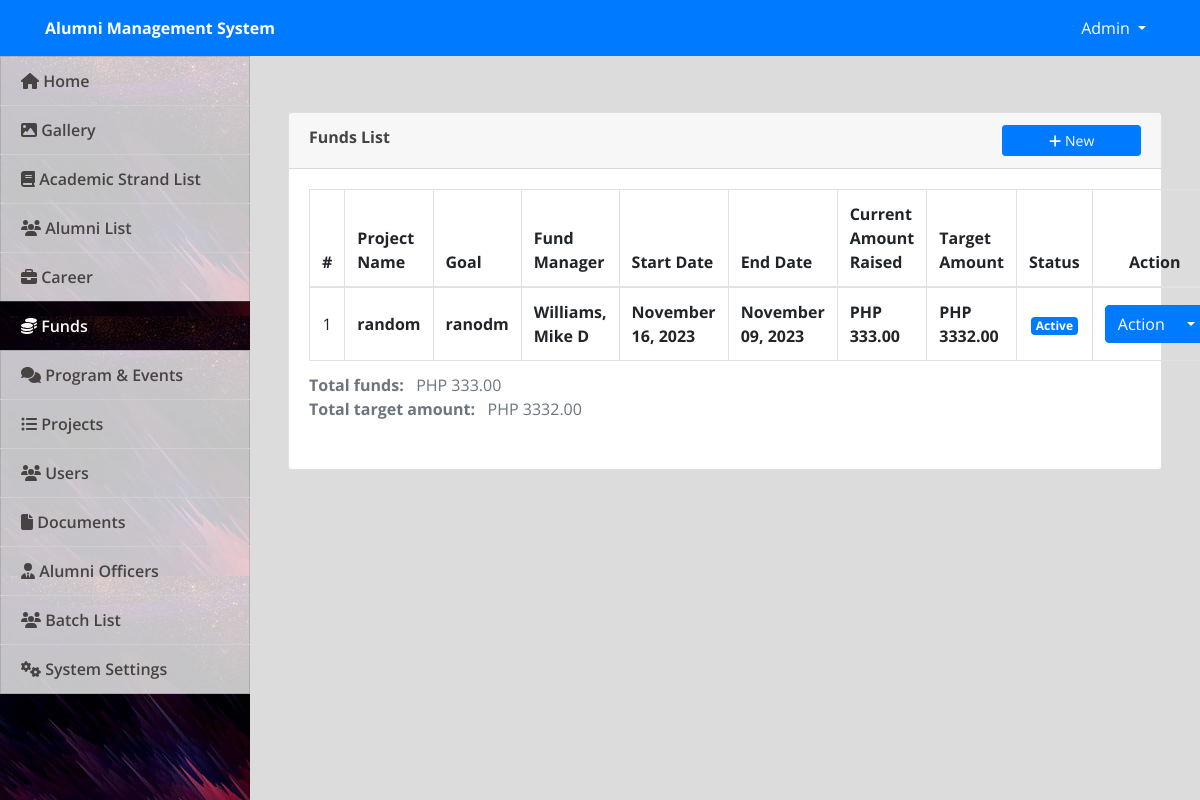
The app's page /admin/index.php?page=funds (signed in), older data.
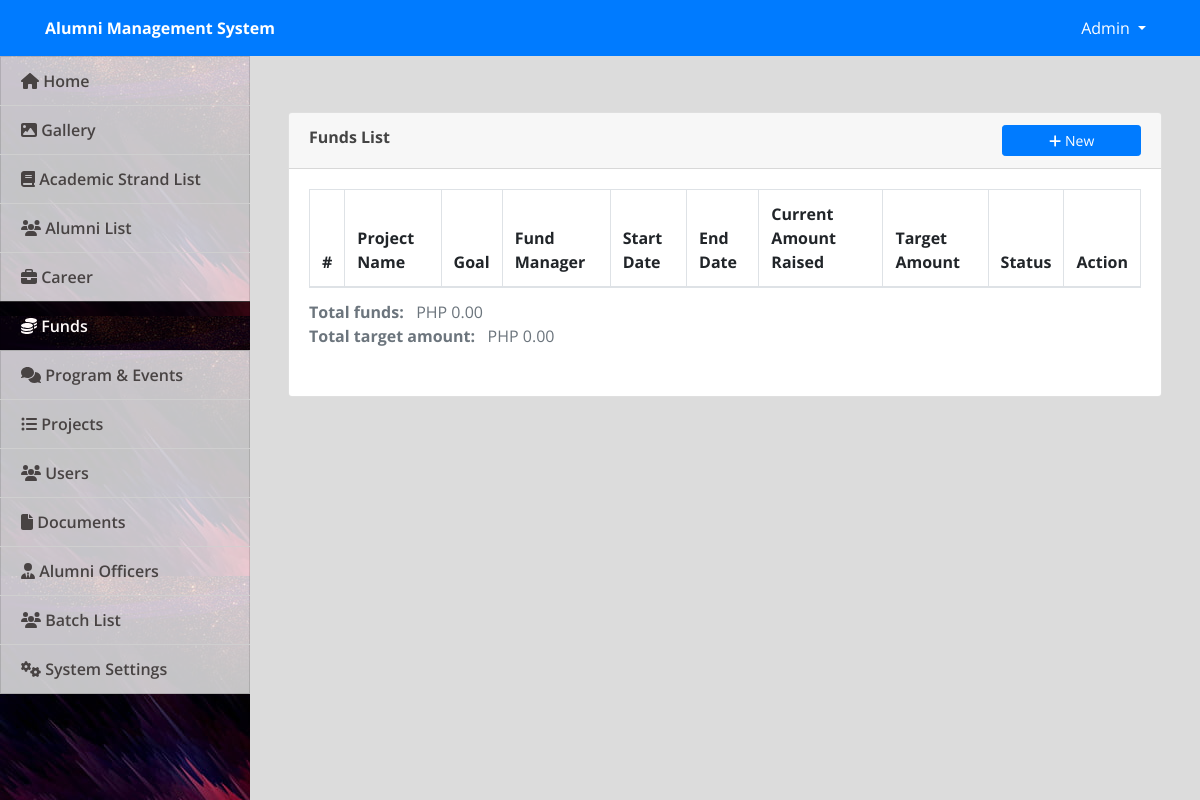
The same page, newer data.
### tables this page shows
CREATE TABLE `funds` (
  `id` int(10) NOT NULL,
  `current_amount_raised` decimal(10,2) NOT NULL,
  `fund_manager_id` int(11) NOT NULL,
  `target_amount` decimal(10,2) NOT NULL,
  `project_id` int(10) NOT NULL
);

CREATE TABLE `projects` (
  `id` int(10) NOT NULL,
  `name` varchar(200) NOT NULL,
  `goal` varchar(200) NOT NULL,
  `start_date` date NOT NULL,
  `end_date` date NOT NULL,
  `status` int(10) NOT NULL DEFAULT 1
);

### admin/funds.php (the view, shortened to what this page needs)
<?php include('db_connect.php'); ?>
<div class="container-fluid">
    <div class="col-lg-12">
        <div class="row">
            <div class="col-md-12">
                <div class="card">
                    <div class="card-header">
                        <b>Funds List</b>
                        <span class="">
                            <button class="btn btn-primary btn-block btn-sm col-sm-2 float-right" type="button" id="new_fund">
                                <i class="fa fa-plus"></i> New</button>
                        </span>
                    </div>
                    <div class="card-body">
                        <table class="table table-bordered table-condensed table-hover">
                            <thead>
                                <tr>
                                    <th class="text-center">#</th>
                                    <th class="">Project Name</th>
                                    <th class="">Goal</th>
                                    <th class="">Fund Manager</th>
                                    <th class="">Start Date</th>
                                    <th class="">End Date</th>
                                    <th class="">Current Amount Raised</th>
                                    <th class="">Target Amount</th>
                                    <th class="">Status</th>
                                    <th class="text-center">Action</th>
                                </tr>
                            </thead>
                            <tbody>
                                <?php
                                $i = 1;
                                include('../utils/format_date.php');
                                $funds =  $conn->query("SELECT f.*,Concat(a.lastname,', ',a.firstname,' ',a.middlename) as fund_manager,p.name,p.goal,p.start_date,p.end_date,p.status from funds f inner join alumnus_bio a on a.id = f.fund_manager_id inner join projects p on p.id = f.project_id order by f.id desc");
                                while ($row = $funds->fetch_assoc()) :
                                ?>
                                    <tr>
                                        <td class="text-center"><?php echo $i++ ?></td>
                                        <td class="">
                                            <p><b><?php echo $row['name'] ?></b></p>
                                        </td>
                                        <td class="">
                                            <p><b><?php echo $row['goal'] ?></b></p>
                                        </td>
                                        <td class="">
                                            <p><b><?php echo $row['fund_manager'] ?></b></p>
                                        </td>
                                        <td class="">
                                            <p><b><?php echo format_date($row['start_date'], 'F d, Y'); ?></b></p>
                                        </td>
                                        <td class="">
                                            <p><b><?php echo format_date($row['end_date'], 'F d, Y'); ?></b></p>
                                        </td>
                                        <td class="">
                                            <p><b><?php echo "PHP " . $row['current_amount_raised'] ?></b></p>
                                        </td>
                                        <td class="">
                                            <p><b><?php echo "PHP " . $row['target_amount'] ?></b></p>
                                        </td>
                                        <td class="text-center">
                                            <?php if ($row['status'] == 1) : ?>
                                                <span class="badge badge-primary">Active</span>
                                            <?php else : ?>
                                                <span class="badge badge-danger">Suspended</span>
                                            <?php endif; ?>
                                        </td>
                                        <td class="text-center">
                                            <center>
                                                <div class="btn-group">
                                                    <button type="button" class="btn btn-primary">Action</button>
                                                    <button type="button" class="btn btn-primary dropdown-toggle dropdown-toggle-split" data-toggle="dropdown" aria-haspopup="true" aria-expanded="false">
                                                    </button>
                                                </div>
                                            </center>
                                        </td>
                                    </tr>
                                <?php endwhile; ?>
                            </tbody>
                            <?php
                            $row = $conn->query("SELECT SUM(current_amount_raised) as total_funds, SUM(target_amount) as total_target_amt FROM funds");
                            if ($row->num_rows > 0) {
                                $row = $row->fetch_assoc();
                            }
                            ?>
                            <caption>
                                <b>Total funds: </b> &nbsp;&nbsp;PHP <?php echo $row['total_funds'] ? $row['total_funds'] : '0.00'; ?>
                                <br>
                                <b>Total target amount: </b> &nbsp;&nbsp;PHP <?php echo $row['total_target_amt'] ? $row['total_target_amt'] : '0.00'; ?>
                            </caption>
                        </table>
                    </div>
                </div>
            </div>
        </div>
    </div>
</div>

### admin/index.php (shortened to what this page needs)
<!DOCTYPE html>
<html lang="en">
<head>
  <?php
  include('./header.php');
  ?>
</head>
<body>
  <?php include 'topbar.php' ?>
  <?php include 'navbar.php' ?>
  <main id="view-panel">
    <?php $page = isset($_GET['page']) ? $_GET['page'] : 'home'; ?>
    <?php include $page . '.php' ?>
  </main>
</body>
</html>

### admin/header.php (shortened to what this page needs)
<link rel="stylesheet" href="assets/font-awesome/css/all.min.css">
<link href="assets/vendor/bootstrap/css/bootstrap.min.css" rel="stylesheet">
<link href="assets/vendor/icofont/icofont.min.css" rel="stylesheet">
<link href="assets/vendor/boxicons/css/boxicons.min.css" rel="stylesheet">
<link href="assets/vendor/venobox/venobox.css" rel="stylesheet">
<link href="assets/vendor/animate.css/animate.min.css" rel="stylesheet">
<link href="assets/vendor/remixicon/remixicon.css" rel="stylesheet">
<link href="assets/vendor/owl.carousel/assets/owl.carousel.min.css" rel="stylesheet">
<link href="assets/vendor/bootstrap-datepicker/css/bootstrap-datepicker.min.css" rel="stylesheet">
<link href="assets/vendor/DataTables/datatables.min.css" rel="stylesheet">
<link href="assets/css/jquery.datetimepicker.min.css" rel="stylesheet">
<link href="assets/css/select2.min.css" rel="stylesheet">
<link href="assets/css/style.css" rel="stylesheet">
<link type="text/css" rel="stylesheet" href="assets/css/jquery-te-1.4.0.css">

### admin/topbar.php (shortened to what this page needs)
<nav class="navbar navbar-light fixed-top bg-primary" style="padding:0;min-height: 3.5rem">
  <div class="container-fluid mt-2 mb-2">
  	<div class="col-lg-12">
      <div class="col-md-4 float-left text-white">
        <large><b><?php echo isset($_SESSION['system']['name']) ? $_SESSION['system']['name'] : '' ?></b></large>
      </div>
	  	<div class="float-right">
        <div class=" dropdown mr-4">
            <a href="#" class="text-white dropdown-toggle"  id="account_settings" data-toggle="dropdown" aria-haspopup="true" aria-expanded="false"><?php echo $_SESSION['login_name'] ?> </a>
        </div>
      </div>
  </div>
</nav>

### admin/navbar.php (shortened to what this page needs)
<nav id="sidebar" class='mx-lt-5 bg-dark'>
	<div class="sidebar-list">
		<a href="index.php?page=home" class="nav-item nav-home"><span class='icon-field'><i class="fa fa-home"></i></span> Home</a>
		<a href="index.php?page=gallery" class="nav-item nav-gallery"><span class='icon-field'><i class="fa fa-image"></i></span> Gallery </a>
		<a href="index.php?page=courses" class="nav-item nav-courses"><span class='icon-field'><i class="fa fa-book"></i></span> Academic Strand List</a>
		<a href="index.php?page=alumni" class="nav-item nav-alumni"><span class='icon-field'><i class="fa fa-users"></i></span> Alumni List</a>
		<a href="index.php?page=jobs" class="nav-item nav-jobs"><span class='icon-field'><i class="fa fa-briefcase"></i></span> Career</a>
		<a href="index.php?page=funds" class="nav-item nav-funds"><span class='icon-field'><i class="fa fa-coins"></i></span> Funds </a>
		<a href="index.php?page=forums" class="nav-item nav-forums"><span class='icon-field'><i class="fa fa-comments"></i></span> Program & Events </a>
		<?php if ($_SESSION['login_type'] == 1) : ?>
			<a href="index.php?page=projects" class="nav-item nav-projects"><span class='icon-field'><i class="fa fa-list-ul"></i></span> Projects</a>
			<a href="index.php?page=users" class="nav-item nav-users"><span class='icon-field'><i class="fa fa-users"></i></span> Users</a>
			<a href="index.php?page=documents" class="nav-item nav-documents"><span class='icon-field'><i class="fa fa-file"></i></span> Documents</a>
			<a href="index.php?page=alumni_officers" class="nav-item nav-alumni_officers"><span class='icon-field'><i class="fa fa-user-tie"></i></span> Alumni Officers</a>
			<a href="index.php?page=batch_list" class="nav-item nav-batch_list"><span class='icon-field'><i class="fa fa-users"></i></span> Batch List </a>
			<a href="index.php?page=site_settings" class="nav-item nav-site_settings"><span class='icon-field'><i class="fa fa-cogs"></i></span> System Settings</a>
		<?php endif; ?>
	</div>
</nav>

### utils/format_date.php
<?php
    function format_date($date, $format = "h:iA, F d, Y") {
        echo date_format(date_create($date),$format);
    }
?>

### admin/assets/css/style.css (style rules this page uses)
body { font-family: "Open Sans", sans-serif; color: #444444; width: 100%; height: calc(100%); }
a { color: #1977cc; }
nav#sidebar { height: calc(100%); position: fixed; z-index: 99; left: 0; width: 250px; background: url(../uploads/art-cover.jpg); background-repeat: no-repeat; background-size: cover; }
a.nav-item { position: relative; display: block; padding: .75rem 1.25rem; margin-bottom: -1px; border: 1px solid rgba(0,0,0,.125); background-color: #ffffffc4; color: #484343; font-weight: 600; }
a.nav-item:hover, .nav-item.active { background-color: #000000ad; color: #fffafa; }
main#view-panel { margin-left: 250px; width:calc(100% - 250px); margin-top: 3.5rem; padding: .5em }

### admin/index.php (style rules this page uses)
body { background: #80808045; }

### admin/funds.php (style rules this page uses)
td { vertical-align: middle !important; }
td p { margin: unset }

Row changes from the older to the newer data that the page shows:
removed funds: project.name "random", project.goal "ranodm", fund_manager "Williams, Mike D", project.start_date "November 16, 2023 November 09, 2023", current_amount_raised "333.00", target_amount "3332.00"
Text that changed along with them:
$row['total_funds']: "333.00" → (not shown)
$row['total_target_amt']: "3332.00" → (not shown)
text now shown: "0.00 0.00"
